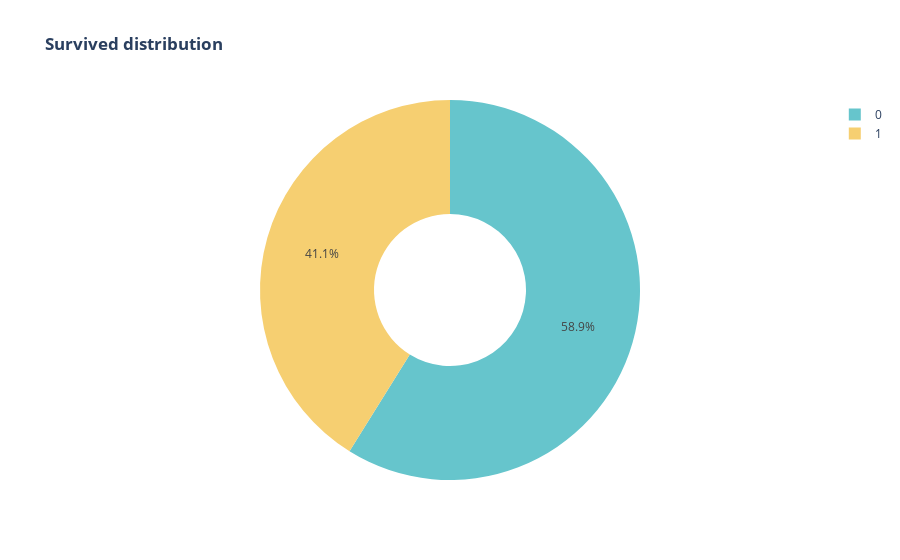

Notebook source saved alongside this figure:
### Code cell
px.pie(
    df,
    names="Survived",
    title='<b>Survived distribution</b>',
    color_discrete_sequence=px.colors.qualitative.Pastel,
    hole=0.4
)

### Figure 1 — Plotly figure (JSON) as saved in the notebook; plotly's stock layout.template omitted (floating-point values rounded to 4 significant figures; data arrays with more than 128 entries replaced by an {"elided": "..."} marker saying what was removed)
{"data": [{"domain": {"x": [0, 1], "y": [0, 1]}, "hole": 0.4, "hovertemplate": "Survived=%{label}<extra></extra>", "labels": {"elided": "778 int values"}, "legendgroup": "", "name": "", "showlegend": true, "type": "pie"}], "layout": {"legend": {"tracegroupgap": 0}, "piecolorway": ["rgb(102, 197, 204)", "rgb(246, 207, 113)", "rgb(248, 156, 116)", "rgb(220, 176, 242)", "rgb(135, 197, 95)", "rgb(158, 185, 243)", "rgb(254, 136, 177)", "rgb(201, 219, 116)", "rgb(139, 224, 164)", "rgb(180, 151, 231)", "rgb(179, 179, 179)"], "title": {"text": "<b>Survived distribution</b>"}}}
